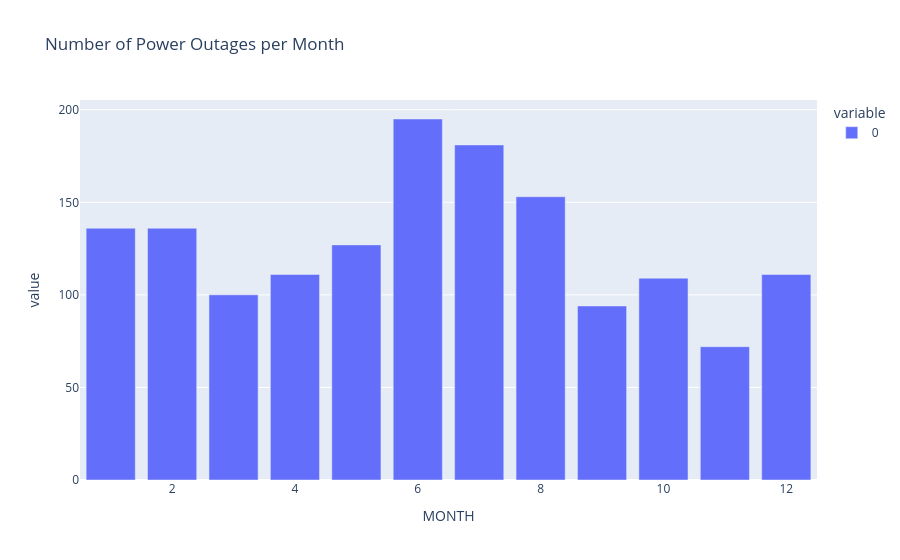

Notebook code for this chart:
### Code cell
cleaned.groupby("MONTH").size().plot(kind="bar", title="Number of Power Outages per Month")

### Figure 1 — Plotly figure (JSON) as saved in the notebook; plotly's stock layout.template omitted (floating-point values rounded to 4 significant figures)
{"data": [{"alignmentgroup": "True", "hovertemplate": "variable=0<br>MONTH=%{x}<br>value=%{y}<extra></extra>", "legendgroup": "0", "marker": {"color": "#636efa", "pattern": {"shape": ""}}, "name": "0", "offsetgroup": "0", "orientation": "v", "showlegend": true, "textposition": "auto", "type": "bar", "x": [1, 2, 3, 4, 5, 6, 7, 8, 9, 10, 11, 12], "xaxis": "x", "y": [136, 136, 100, 111, 127, 195, 181, 153, 94, 109, 72, 111], "yaxis": "y"}], "layout": {"barmode": "relative", "legend": {"title": {"text": "variable"}, "tracegroupgap": 0}, "title": {"text": "Number of Power Outages per Month"}, "xaxis": {"anchor": "y", "domain": [0, 1], "title": {"text": "MONTH"}}, "yaxis": {"anchor": "x", "domain": [0, 1], "title": {"text": "value"}}}}
